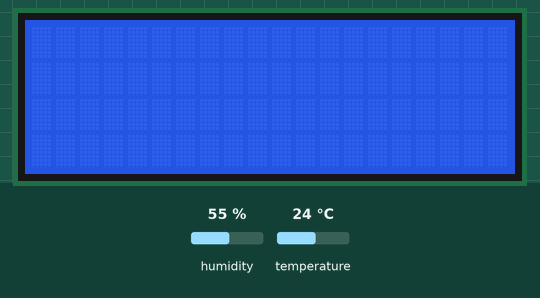
Simulated run of this sketch. Board: ESP8266 (NodeMCU). Shown: 20×4 character LCD. The test bench sets the inputs (shaded band); at power-on: humidity 55 %, temperature 24 °C. WiFi joins after 1.5 s; servers stay silent unless stated; uploads are accepted with an empty reply; what the sketch prints to the serial monitor is not drawn.

Above: at 1.2 s.
1.3 s: humidity set to 22 %
At 10.9 s:
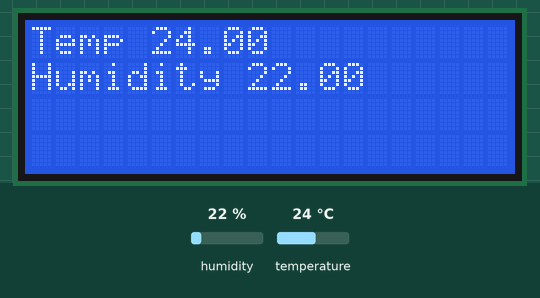
17.6 s: temperature set to 12 °C
At 23.0 s:
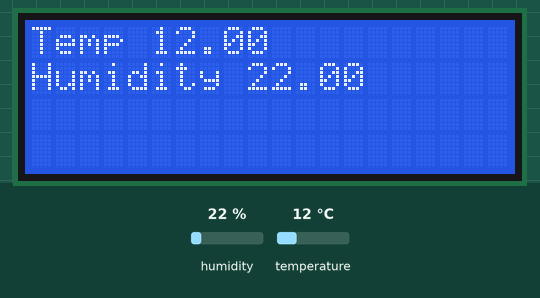
33.9 s: humidity set to 40 %
At 43.6 s:
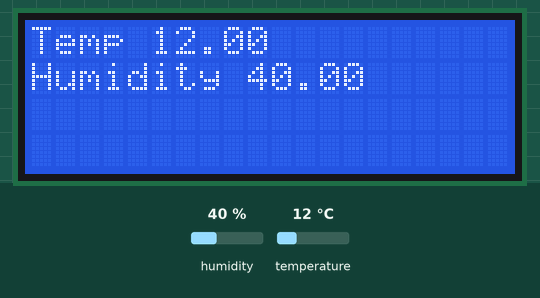
50.2 s: temperature set to 19 °C
Timing chart, 0 to 53.2 s (numbered marks = the images above; inputs shaded):
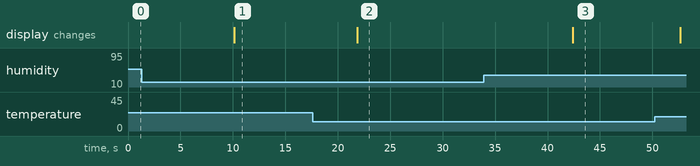

The sketch:

DHT11-VPS.ino
```cpp
/*
 * *************************
 * Capteur : DHT11
 *
 * Les broches sont numérotées de la gauche vers la droite lorsque l'on regarde le capteur de face
 *
 * Broche n°1 connectée au +3.3V
 * Broche n°2 (data) connectée à la broche 'D4' du NodeMcu (Pin 2 pour l'arduino) avec une résistance de 10 K reliée au +3.3v
 * Broche n°3 non connectée
 * Broche n°4 connectée à la masse (GND)
 *
 * Installer la bibliothèque 'DHT sensor library by Adarftuit'
 * Cette librairie necessite une librairie supplémentaire qui est disponible à l'adresse : https://github.com/adafruit/Adafruit_Sensor
 * et qui doit être installée selon ce tutoriel : https://learn.adafruit.com/adafruit-all-about-arduino-libraries-install-use/installing-a-library-on-linux
 *
 */

// Déclaration des librairies
#include <DHT.h>                      // pour communiquer avec le capteur DHT
#include <ESP8266WiFi.h>              // pour le support du wifi
#include <ESP8266WiFiMulti.h>
#include <ESP8266HTTPClient.h>        // pour utliser le wifi
#include <LiquidCrystal_I2C.h>        //pour utiliser la librairie du lcd

// Préparation du capteur DHT
#define DHTPIN 2                      // broche sur laquelle est raccordée la data du capteur (la broche 'D4' du NodeMcu correspond à la broche 2 de l'arduino)
#define DHTTYPE DHT11                 // précise la référence du capteur DHT (DHT11 ou DHT21 ou DHT22)
DHT dht(DHTPIN, DHTTYPE);             // Initialisation du capteur DHT

LiquidCrystal_I2C lcd(0x27,20,4);

// Initialisation du wifi
ESP8266WiFiMulti WiFiMulti;

// fonction de démarrage
void setup() {

  // Démarrage du bus série
  Serial.begin(115200);               // vitesse
  Serial.println("Bonjour");          // écriture d'un petit message...
  Serial.println("DHT11 + VPS");
  Serial.println("");

//Allumer le lecteur lcd
  lcd.init();
  lcd.backlight();
  dht.begin();                        // Démarrage du capteur DHT11

  WiFi.mode(WIFI_STA);
  WiFiMulti.addAP("Bbox-9271A76E", "15E3FE47ED1A674214E9F3C4AF9957");     // Connexion au réseau wifi


}

// boucle infinie
void loop() {

  delay(10000);                        // attendre 10 secondes

  float t = dht.readTemperature();    // mesurer la température (en ° Celsius)
  float h = dht.readHumidity();       // mesurer l'humidité (en %)

  if (isnan(h) || isnan(t)) {         // test si des valeurs ont été récupérées

    // s'il y a un problème...

    Serial.println("Failed to read from DHT sensor!");    // affiche un message d'erreur
    return;                           // quitte pour retenter une lecture

  } else {

    // si tout va bien...

    // conversion des valeurs en entier
    int temp = int(t);
    int humi = int(h);

    // affichage des valeurs dans le bus série
    Serial.print("Temperature : ");
    Serial.print(temp);
    Serial.print(" *C\t");

    //Lecteur lcd
    lcd.setCursor(0,0);
    lcd.print("Temp : ");
    lcd.setCursor(5,0);
    lcd.print(t);

    Serial.print("Humidité : ");
    Serial.print(humi);
    Serial.println(" %");

 //Lecteur lcd
    lcd.setCursor(0,1);
    lcd.print("Humidity : ");
    lcd.setCursor(9,1);
    lcd.print(h);


    // envoi des données vers internet
    if((WiFiMulti.run() == WL_CONNECTED)) {   // Si le wifi est connecté

          Serial.println("Connexion wifi ok");

          HTTPClient http;                    // préparation d'une requète HTTP au serveur

          Serial.print("HTTP begin... ");
          http.begin("http://51.75.126.50/dht11/store_temp.php");   // connexion au serveur

          http.addHeader("Content-Type", "application/json");    // envoi d'un entête pour préciser notre format de données : json

          String data = "{\"temperature\":\"" + String(temp) + "\",\"humidite\":\"" + String(humi) + "\"}";    // préparation du json {"temperature":"22","humidite":"55"}
          Serial.println(data);

          int httpCode = http.POST(data);    // envoi les données et récupère un code de retour

          if(httpCode == 200 ) {              // si le code de retour est bon (200)
             Serial.println("POST : ok");
          } else {                            // si le code de retour n'est pas bon (différent de 200)
             Serial.print("POST : failed, error : ");
             Serial.println(http.errorToString(httpCode).c_str());
          }
          http.end();                    // on ferme la connexion au serveur
    } else  {
        Serial.println("Echec connexion wifi");
    }
  }
}
```

Measured:
- after the input at 1.3 s, the display: changes after 8.8 s (image 1)
- after the input at 17.6 s, the display: changes after 4.3 s (image 2)
- after the input at 33.9 s, the display: changes after 8.5 s (image 3)
